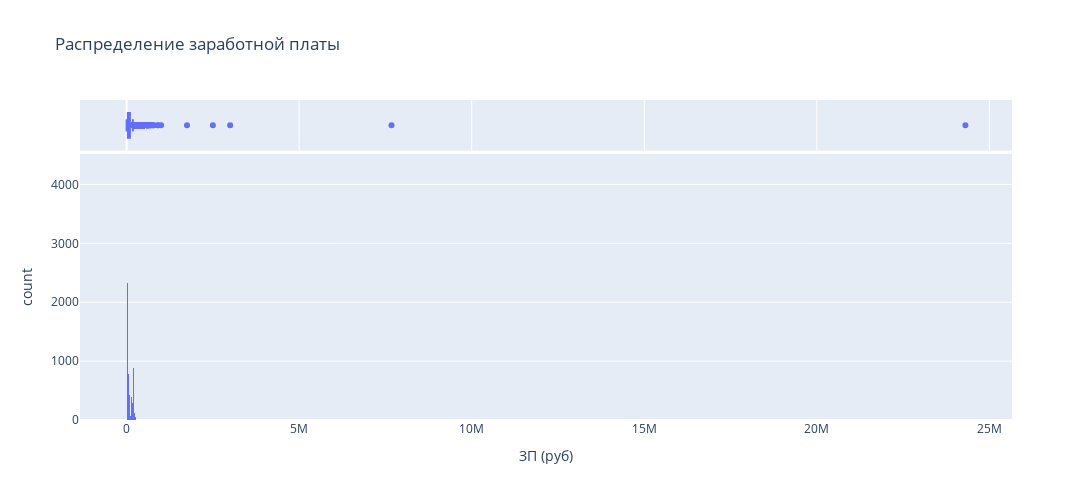

Here is the notebook cell this chart was saved with:
### Markdown cell above
3. Постройте распределение признака **"ЗП (руб)"**. Опишите данное распределение, отвечая на следующие вопросы: каковы предельные значения признака, в каком примерном интервале находится заработная плата большинства соискателей? Есть ли аномалии для признака возраста? Обратите внимание на гигантские размеры желаемой заработной платы.
*Совет: постройте гистограмму и коробчатую диаграмму рядом.*

### Code cell
fig = px.histogram(hh, x='ЗП (руб)',
            marginal='box',
            title='Распределение заработной платы',
            height=500,
            width=1200
            );
fig.show()

### Figure 1 — Plotly figure (JSON) as saved in the notebook; plotly's stock layout.template omitted (floating-point values rounded to 4 significant figures; data arrays with more than 128 entries replaced by an {"elided": "..."} marker saying what was removed)
{"data": [{"alignmentgroup": "True", "bingroup": "x", "hovertemplate": "ЗП (руб)=%{x}<br>count=%{y}<extra></extra>", "legendgroup": "", "marker": {"color": "#636efa", "pattern": {"shape": ""}}, "name": "", "offsetgroup": "", "orientation": "v", "showlegend": false, "type": "histogram", "x": {"elided": "44744 float values"}, "xaxis": "x", "yaxis": "y"}, {"alignmentgroup": "True", "hovertemplate": "ЗП (руб)=%{x}<extra></extra>", "legendgroup": "", "marker": {"color": "#636efa"}, "name": "", "notched": true, "offsetgroup": "", "showlegend": false, "type": "box", "x": {"elided": "44744 float values"}, "xaxis": "x2", "yaxis": "y2"}], "layout": {"barmode": "relative", "height": 500, "legend": {"tracegroupgap": 0}, "title": {"text": "Распределение заработной платы"}, "width": 1200, "xaxis": {"anchor": "y", "domain": [0, 1], "title": {"text": "ЗП (руб)"}}, "xaxis2": {"anchor": "y2", "domain": [0, 1], "matches": "x", "showgrid": true, "showticklabels": false}, "yaxis": {"anchor": "x", "domain": [0, 0.8316], "title": {"text": "count"}}, "yaxis2": {"anchor": "x2", "domain": [0.8416, 1], "matches": "y2", "showgrid": false, "showline": false, "showticklabels": false, "ticks": ""}}}
